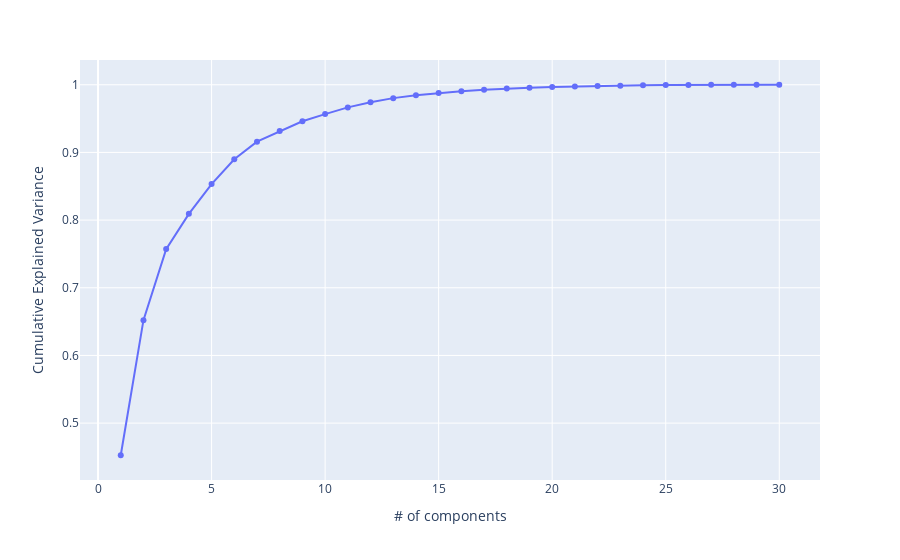

Notebook source saved alongside this figure:
### Markdown cell above
3. 3. 2. Dimensionality reduction

From correlation matrix and Joint and marginal distributions plots, we observe that some features are highly correlated, like radius_mean, perimeter_mean and area_mean. Those features have almost the same effect on the dependent variable. In real world problem, classification algorithms including too many features in dataset commonly suffer from the "Curse of Dimensionality", which means more data, bulky computation, and also overfitting risk. Both feature selection (selecting specific features to include) and feature extraction(extracting a new feature set from the input features) can effectively avoid these problems. In practice, the effectiveness of dimensionality reduction highly depends on the algorithm to be applied later and type of the data to be passed into the methodology. Here, we will try two different methods: Principal component analysis (PCA) and Recursive features elimination(RFE), and also compare the results by separately using them on classification algorithms.

### Code cell
pca = PCA()
pca.fit(X_train)
exp_var_cumul = np.cumsum(pca.explained_variance_ratio_)

fig = px.line(x=np.arange(1,exp_var_cumul.shape[0]+1), y=exp_var_cumul, markers=True, labels={'x':'# of components', 'y':'Cumulative Explained Variance'})

#fig.add_shape(type='line', line=dict(dash='dash'),x0=0, x1=30, y0=0.95, y1=0.95)

fig.show()

### Figure 1 — Plotly figure (JSON) as saved in the notebook; plotly's stock layout.template omitted (floating-point values rounded to 4 significant figures)
{"data": [{"hovertemplate": "# of components=%{x}<br>Cumulative Explained Variance=%{y}<extra></extra>", "legendgroup": "", "line": {"color": "#636efa", "dash": "solid"}, "marker": {"symbol": "circle"}, "mode": "lines+markers", "name": "", "orientation": "v", "showlegend": false, "type": "scatter", "x": [1, 2, 3, 4, 5, 6, 7, 8, 9, 10, 11, 12, 13, 14, 15, 16, 17, 18, 19, 20, 21, 22, 23, 24, 25, 26, 27, 28, 29, 30], "xaxis": "x", "y": [0.4525, 0.6521, 0.7572, 0.8092, 0.8533, 0.8898, 0.9159, 0.9315, 0.946, 0.9566, 0.9665, 0.9742, 0.9802, 0.9845, 0.9877, 0.9905, 0.9925, 0.9944, 0.9956, 0.9965, 0.9974, 0.9981, 0.9987, 0.9992, 0.9995, 0.9998, 0.9999, 1.0, 1.0, 1.0], "yaxis": "y"}], "layout": {"legend": {"tracegroupgap": 0}, "margin": {"t": 60}, "xaxis": {"anchor": "y", "domain": [0, 1], "title": {"text": "# of components"}}, "yaxis": {"anchor": "x", "domain": [0, 1], "title": {"text": "Cumulative Explained Variance"}}}}
